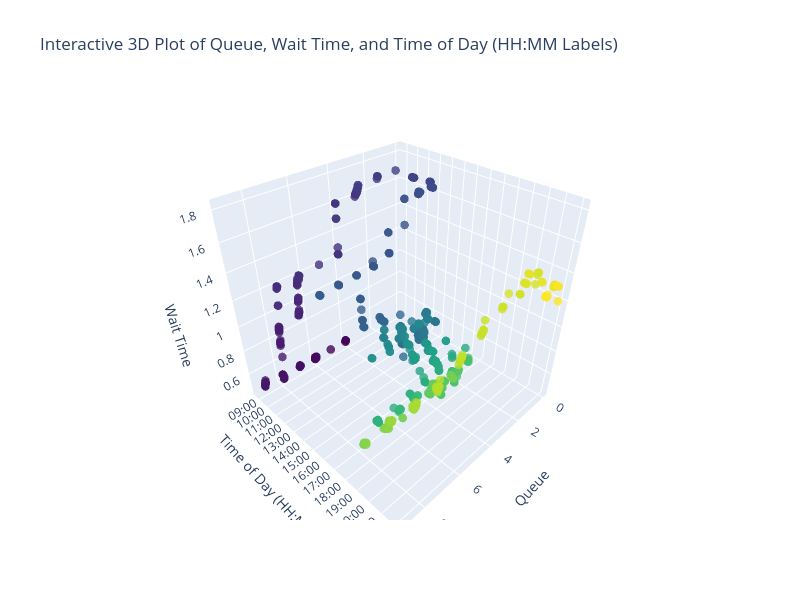
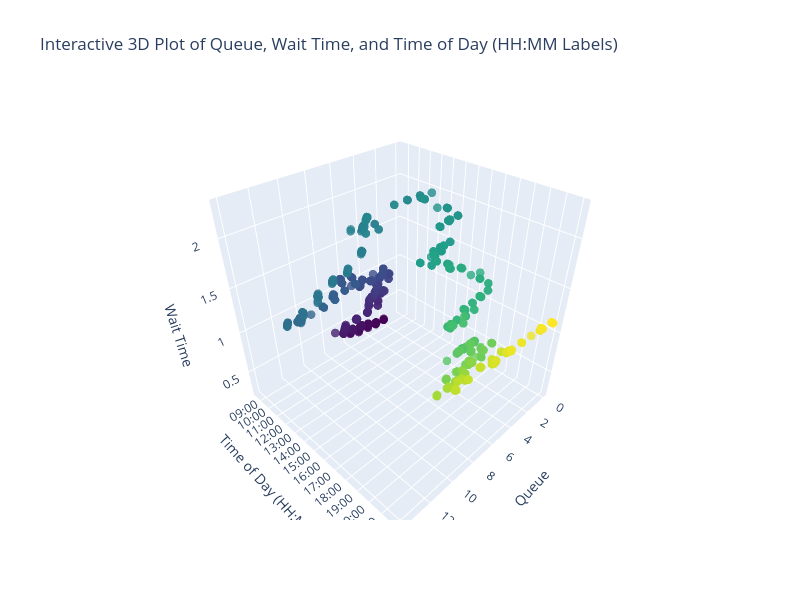

The cell these charts' notebook holds for them, in order:
### Code cell
import plotly.graph_objs as go

# Define your date range (Monday to Friday)
start_date = "2024-12-03"
end_date = "2024-12-04"
centre = "DICWIC"   # "CBRHOSED"

# Filter DataFrame based on lastUpdated
filtered_df = df[(df['lastUpdated'] >= start_date) & (df['lastUpdated'] <= end_date)]
# take an average for a specific time state

# Create custom tick values and labels for hourly intervals
tickvals = [hour * 60 for hour in range(24)]  # Total minutes for each hour (0, 60, 120, ..., 1380)
ticktext = [f"{hour:02}:00" for hour in range(24)]  # Format as HH:00 for each hour

# Create 3D scatter plot with Plotly
fig = go.Figure(data=[go.Scatter3d(
    x=filtered_df[filtered_df['id'] == centre]['queue'],
    y=filtered_df[filtered_df['id'] == centre]['hour_minute_numeric'],
    z=filtered_df[filtered_df['id'] == centre]['wait_time'],
    mode='markers',
    marker=dict(
        size=5,
        color=filtered_df[filtered_df['id'] == centre]['hour_minute_numeric'],               # Color by hour for better visualization
        colorscale='Viridis',            # Choose a colorscale
        opacity=0.8
    )
)])

# Update layout with axis labels and custom tick labels for the y-axis
fig.update_layout(
    width=800,
    height=600,
    title="Interactive 3D Plot of Queue, Wait Time, and Time of Day (HH:MM Labels)",
    scene=dict(
        xaxis_title='Queue',
        yaxis_title='Time of Day (HH:MM)',
        zaxis_title='Wait Time',
        yaxis=dict(
            tickvals=tickvals,     # Use the numeric minute values for tick positions
            ticktext=ticktext       # Display HH:MM labels at those positions
        )
    )
)

# Show plot
fig.show()

import plotly.graph_objs as go

# Define your date range (Monday to Friday)
start_date = "2024-11-05"
end_date = "2024-11-06"
centre = "DICWIC"   # "CBRHOSED"

# Filter DataFrame based on lastUpdated
filtered_df = df[(df['lastUpdated'] >= start_date) & (df['lastUpdated'] <= end_date)]
# take an average for a specific time state

# Create custom tick values and labels for hourly intervals
tickvals = [hour * 60 for hour in range(24)]  # Total minutes for each hour (0, 60, 120, ..., 1380)
ticktext = [f"{hour:02}:00" for hour in range(24)]  # Format as HH:00 for each hour

# Create 3D scatter plot with Plotly
fig = go.Figure(data=[go.Scatter3d(
    x=filtered_df[filtered_df['id'] == centre]['queue'],
    y=filtered_df[filtered_df['id'] == centre]['hour_minute_numeric'],
    z=filtered_df[filtered_df['id'] == centre]['wait_time'],
    mode='markers',
    marker=dict(
        size=5,
        color=filtered_df[filtered_df['id'] == centre]['hour_minute_numeric'],               # Color by hour for better visualization
        colorscale='Viridis',            # Choose a colorscale
        opacity=0.8
    )
)])

# Update layout with axis labels and custom tick labels for the y-axis
fig.update_layout(
    width=800,
    height=600,
    title="Interactive 3D Plot of Queue, Wait Time, and Time of Day (HH:MM Labels)",
    scene=dict(
        xaxis_title='Queue',
        yaxis_title='Time of Day (HH:MM)',
        zaxis_title='Wait Time',
        yaxis=dict(
            tickvals=tickvals,     # Use the numeric minute values for tick positions
            ticktext=ticktext       # Display HH:MM labels at those positions
        )
    )
)

# Show plot
fig.show()

### Figure 1 — Plotly figure (JSON) as saved in the notebook; plotly's stock layout.template omitted (floating-point values rounded to 4 significant figures; data arrays with more than 128 entries replaced by an {"elided": "..."} marker saying what was removed)
{"data": [{"marker": {"color": {"elided": "669 int values"}, "colorscale": [[0, "#440154"], [0.1111, "#482878"], [0.2222, "#3e4989"], [0.3333, "#31688e"], [0.4444, "#26828e"], [0.5556, "#1f9e89"], [0.6667, "#35b779"], [0.7778, "#6ece58"], [0.8889, "#b5de2b"], [1, "#fde725"]], "opacity": 0.8, "size": 5}, "mode": "markers", "type": "scatter3d", "x": {"elided": "669 int values"}, "y": {"elided": "669 int values"}, "z": {"elided": "669 float values"}}], "layout": {"height": 600, "scene": {"xaxis": {"title": {"text": "Queue"}}, "yaxis": {"ticktext": ["00:00", "01:00", "02:00", "03:00", "04:00", "05:00", "06:00", "07:00", "08:00", "09:00", "10:00", "11:00", "12:00", "13:00", "14:00", "15:00", "16:00", "17:00", "18:00", "19:00", "20:00", "21:00", "22:00", "23:00"], "tickvals": [0, 60, 120, 180, 240, 300, 360, 420, 480, 540, 600, 660, 720, 780, 840, 900, 960, 1020, 1080, 1140, 1200, 1260, 1320, 1380], "title": {"text": "Time of Day (HH:MM)"}}, "zaxis": {"title": {"text": "Wait Time"}}}, "title": {"text": "Interactive 3D Plot of Queue, Wait Time, and Time of Day (HH:MM Labels)"}, "width": 800}}

### Figure 2 — Plotly figure (JSON) as saved in the notebook; plotly's stock layout.template omitted (floating-point values rounded to 4 significant figures; data arrays with more than 128 entries replaced by an {"elided": "..."} marker saying what was removed)
{"data": [{"marker": {"color": {"elided": "741 int values"}, "colorscale": [[0, "#440154"], [0.1111, "#482878"], [0.2222, "#3e4989"], [0.3333, "#31688e"], [0.4444, "#26828e"], [0.5556, "#1f9e89"], [0.6667, "#35b779"], [0.7778, "#6ece58"], [0.8889, "#b5de2b"], [1, "#fde725"]], "opacity": 0.8, "size": 5}, "mode": "markers", "type": "scatter3d", "x": {"elided": "741 int values"}, "y": {"elided": "741 int values"}, "z": {"elided": "741 float values"}}], "layout": {"height": 600, "scene": {"xaxis": {"title": {"text": "Queue"}}, "yaxis": {"ticktext": ["00:00", "01:00", "02:00", "03:00", "04:00", "05:00", "06:00", "07:00", "08:00", "09:00", "10:00", "11:00", "12:00", "13:00", "14:00", "15:00", "16:00", "17:00", "18:00", "19:00", "20:00", "21:00", "22:00", "23:00"], "tickvals": [0, 60, 120, 180, 240, 300, 360, 420, 480, 540, 600, 660, 720, 780, 840, 900, 960, 1020, 1080, 1140, 1200, 1260, 1320, 1380], "title": {"text": "Time of Day (HH:MM)"}}, "zaxis": {"title": {"text": "Wait Time"}}}, "title": {"text": "Interactive 3D Plot of Queue, Wait Time, and Time of Day (HH:MM Labels)"}, "width": 800}}
